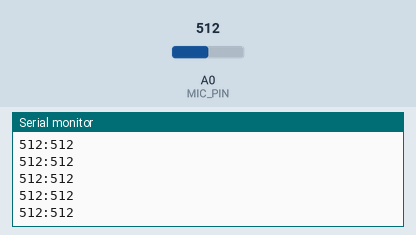
Bench run of a sketch on a simulated Arduino Uno, built with avr-gcc and run on an emulated ATmega328P. Parts: the last lines printed to the serial monitor. Inputs (shaded band) come from the test bench; at power-on: A0 (MIC_PIN) = 512.

Above: at 1.2 s.
1.3 s: A0 (MIC_PIN) set to 992
At 2.4 s:
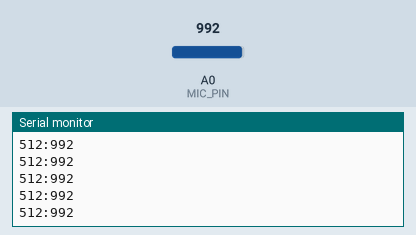
2.8 s: A0 (MIC_PIN) set to 1007
At 3.7 s:
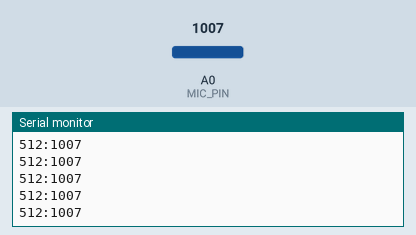
Timing chart, 0 to 5.8 s (numbered marks = the images above; inputs shaded):
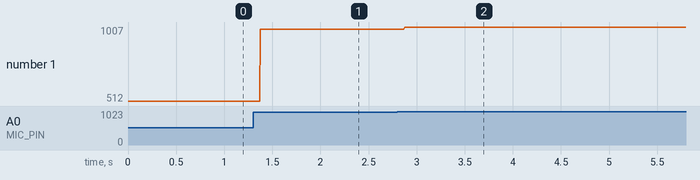

The sketch:

audio_minmax.ino
```cpp
int MIC_PIN = A0;
int lastValue = 0;
int maxValue = 0;
int minValue = 1024;

void setup() {
  Serial.begin(9600);
}


void loop() {


  int value = analogRead(MIC_PIN); // get adc value

  if (value > maxValue) maxValue = value;
  if (value < minValue) minValue = value;

  Serial.print(minValue);
  Serial.print(":");
  Serial.print(maxValue);
  Serial.println();
}
```

Measured:
- after the input at 1.3 s, the serial monitor: prints a new line after 0.08 s (image 1)
- after the input at 2.8 s, the serial monitor: prints a new line after 0.07 s (image 2)
- plotted number 1: 512 → 992 after the input at 1.3 s, 992 → 1007 after the input at 2.8 s
